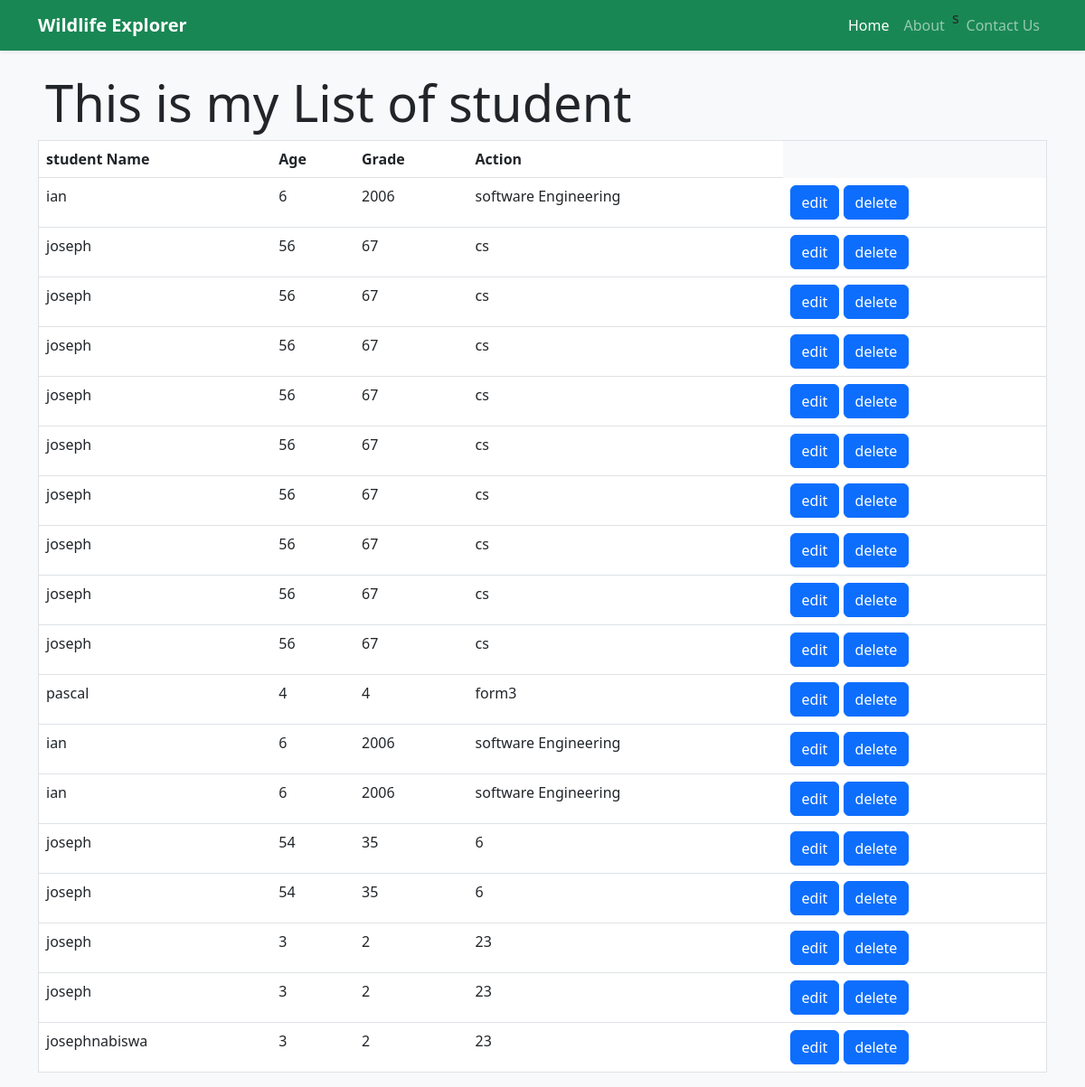
Screenshot of /listviews with the database file from the repository.
### student/models.py (models this page shows, shortened)
class student(models.Model):
    name = models.CharField(max_length=200)
    age = models.IntegerField()
    yearOfstudy = models.IntegerField()
    course = models.CharField(max_length=200)

### student/views.py (the view)
# urls.py: path('listviews',views.listView,name='listviews'),
def listView(request):
    Student = student.objects.all()
    context = {'Student':Student}
    return render(request,'student/list.html',context)

### student/templates/student/list.html
{% extends 'main.html' %}
{% block content %}
    <h1 class="display-4 ms-2"> This is my List of student</h1>
    <table border="1" class="table">
        <thead>
            <th>student Name</th>
            <th>Age</th>
            <th>Grade</th>
            <th>Action</th>
        </thead>
        {% for s in Student%}
        <tr>
            <td>{{s.name}}</td>
            <td>{{s.age}}</td>
            <td>{{s.yearOfstudy}}</td>
            <td>{{s.course}}</td>
            <td>
                <a class="btn btn-primary" href="{% url 'edit' s.id %}">edit</a>
                <a class="btn btn-primary" href="{% url 'delete' s.id %}">delete</a>
            </td>
        </tr>
        {% endfor %}
    </table>
{%endblock%}

### school/school/templates/main.html (shortened to what this page needs)
<!DOCTYPE html>
<html lang="en">
<head>
    <link href="https://cdn.jsdelivr.net/npm/bootstrap@5.3.0/dist/css/bootstrap.min.css" rel="stylesheet">
</head>
<body class="bg-light">
    {% include 'nav.html' %}
    <div class="container mt-4">
        {% block content %}
        {% endblock %}
    </div>
</body>
</html>

### school/school/templates/nav.html (shortened to what this page needs)
<nav class="navbar navbar-expand-lg navbar-dark bg-success shadow-sm">
        <div class="container">
            <a class="navbar-brand fw-bold" href="index.html">Wildlife Explorer</a>
            <div class="collapse navbar-collapse" id="navbarNav">
                <ul class="navbar-nav ms-auto">
                    <li class="nav-item"><a class="nav-link active" href="{% url 'home' %}">Home</a></li>
                     <li class="nav-item"><a class="nav-link" href="{% url 'about' %}">About</a></li> s
                    <li class="nav-item"><a class="nav-link" href="{% url 'contactus' %}">Contact Us</a></li>
                </ul>
            </div>
        </div>
</nav>

### rows the page displays
student: name "ian", age "6", yearOfstudy "2006", course "software Engineering"
student: name "joseph", age "56", yearOfstudy "67", course "cs"
student: name "joseph", age "56", yearOfstudy "67", course "cs"
student: name "joseph", age "56", yearOfstudy "67", course "cs"
student: name "joseph", age "56", yearOfstudy "67", course "cs"
student: name "joseph", age "56", yearOfstudy "67", course "cs"
student: name "joseph", age "56", yearOfstudy "67", course "cs"
student: name "joseph", age "56", yearOfstudy "67", course "cs"
student: name "joseph", age "56", yearOfstudy "67", course "cs"
student: name "joseph", age "56", yearOfstudy "67", course "cs"
student: name "pascal", age "4", yearOfstudy "4", course "form3"
student: name "ian", age "6", yearOfstudy "2006", course "software Engineering"
student: name "ian", age "6", yearOfstudy "2006", course "software Engineering"
student: name "joseph", age "54", yearOfstudy "35", course "6"
student: name "joseph", age "54", yearOfstudy "35", course "6"
student: name "joseph", age "3", yearOfstudy "2", course "23"
student: name "joseph", age "3", yearOfstudy "2", course "23"
student: name "josephnabiswa", age "3", yearOfstudy "2", course "23"
